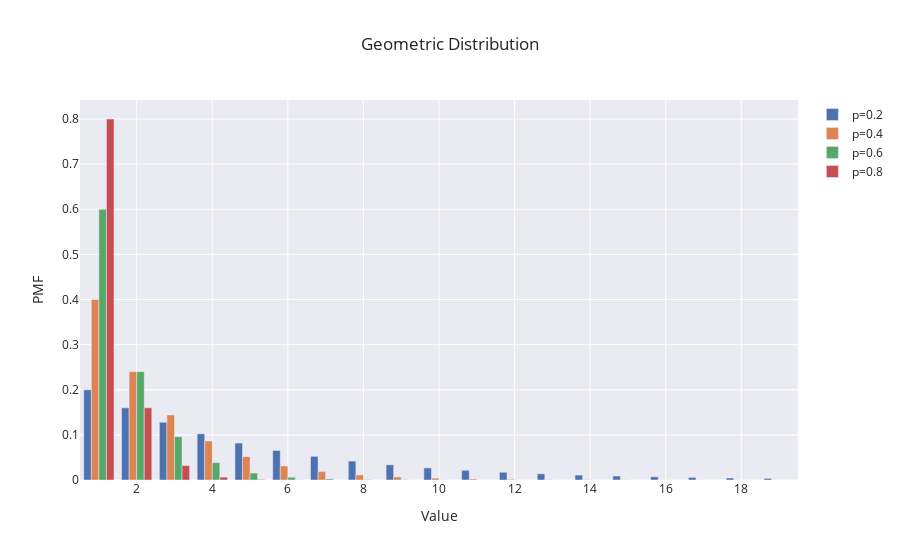

The notebook cell saved with this chart:
### Code cell
geom_fig = go.Figure()
x = np.arange(1, 20)
for p in [0.2, 0.4, 0.6, 0.8]:
    geom_fig.add_trace(
        go.Bar(x=x, y=sts.geom.pmf(x, p), name=f"p={p}")
        )
geom_fig.update_layout(title="Geometric Distribution", xaxis_title="Value", yaxis_title="PMF", barmode="group")

### Figure 1 — Plotly figure (JSON) as saved in the notebook; plotly's stock layout.template omitted (floating-point values rounded to 4 significant figures)
{"data": [{"name": "p=0.2", "type": "bar", "x": [1, 2, 3, 4, 5, 6, 7, 8, 9, 10, 11, 12, 13, 14, 15, 16, 17, 18, 19], "y": [0.2, 0.16, 0.128, 0.1024, 0.08192, 0.06554, 0.05243, 0.04194, 0.03355, 0.02684, 0.02147, 0.01718, 0.01374, 0.011, 0.008796, 0.007037, 0.005629, 0.004504, 0.003603]}, {"name": "p=0.4", "type": "bar", "x": [1, 2, 3, 4, 5, 6, 7, 8, 9, 10, 11, 12, 13, 14, 15, 16, 17, 18, 19], "y": [0.4, 0.24, 0.144, 0.0864, 0.05184, 0.0311, 0.01866, 0.0112, 0.006718, 0.004031, 0.002419, 0.001451, 0.0008707, 0.0005224, 0.0003135, 0.0001881, 0.0001128, 6.771e-05, 4.062e-05]}, {"name": "p=0.6", "type": "bar", "x": [1, 2, 3, 4, 5, 6, 7, 8, 9, 10, 11, 12, 13, 14, 15, 16, 17, 18, 19], "y": [0.6, 0.24, 0.096, 0.0384, 0.01536, 0.006144, 0.002458, 0.000983, 0.0003932, 0.0001573, 6.291e-05, 2.517e-05, 1.007e-05, 4.027e-06, 1.611e-06, 6.442e-07, 2.577e-07, 1.031e-07, 4.123e-08]}, {"name": "p=0.8", "type": "bar", "x": [1, 2, 3, 4, 5, 6, 7, 8, 9, 10, 11, 12, 13, 14, 15, 16, 17, 18, 19], "y": [0.8, 0.16, 0.032, 0.0064, 0.00128, 0.000256, 5.12e-05, 1.024e-05, 2.048e-06, 4.096e-07, 8.192e-08, 1.638e-08, 3.277e-09, 6.554e-10, 1.311e-10, 2.621e-11, 5.243e-12, 1.049e-12, 2.097e-13]}], "layout": {"barmode": "group", "title": {"text": "Geometric Distribution"}, "xaxis": {"title": {"text": "Value"}}, "yaxis": {"title": {"text": "PMF"}}}}
